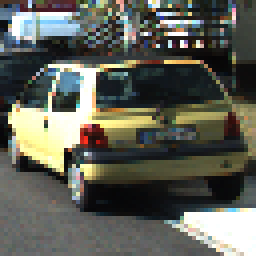
#> input picture test_images/25.png, 64 x 64 px (shown 4 times larger)
$ python gradient_utils.py
#> lines starting #> are read from the running program, lines starting #| are printed output that depends on the picture
"""
This module contains functions that can be used to get Histogram of Oriented Gradient (HOG).
It contains the following functions:
		- get_hog_features 			:get Histogram of Oriented Gradient (HOG) of the features
		- extract_hog_features	:To get a raw features vector of the intensities and histogram

"""
import numpy as np
import cv2
import matplotlib.image as mpimg
import matplotlib.pyplot as plt
from skimage.feature import hog
from color_utils import color_convert

from globals_variables import *

#----------------------------------------------------------------#

"""
# 1- get_hog_features

This function is used to get Histogram of Oriented Gradient (HOG) of the features

"""
# Define a function to return HOG features and visualization
def get_hog_features(img, orient=orient, pix_per_cell=pix_per_cell, cell_per_block=cell_per_block,
                        vis=False, feature_vec=True):
    # Call with two outputs if vis==True
    if vis == True:
        features, hog_image = hog(img, orientations=orient, pixels_per_cell=(pix_per_cell, pix_per_cell),
                                  cells_per_block=(cell_per_block, cell_per_block), transform_sqrt=True,
                                  visualise=vis, feature_vector=feature_vec)
        return features, hog_image
    # Otherwise call with one output
    else:
        features = hog(img, orientations=orient, pixels_per_cell=(pix_per_cell, pix_per_cell),
                       cells_per_block=(cell_per_block, cell_per_block), transform_sqrt=True,
                       visualise=vis, feature_vector=feature_vec)
        return features

#-------------------------------------------------------------------------------------------------#


"""
# 2- extract_hog_features

This function is used to:
	1- convert a list of images to a specific color space
	2- extract the HOG features of each image
	3- return a vector of HOG Features of each image

	input: list of images
	output: list of hog features of every image
"""
# Define a function to extract features from a list of images
def extract_hog_features(imgs, cspace=color_space, orient=orient,
                        pix_per_cell=pix_per_cell, cell_per_block=cell_per_block, hog_channel=hog_channel):
    # Create a list to append feature vectors to
    features = []
    # Iterate through the list of images
    for file in imgs:
        # Read in each one by one
        image = mpimg.imread(file)
        # apply color conversion if other than 'RGB'
        feature_image=color_convert(img=image,color_space=cspace)

        # Call get_hog_features() with vis=False, feature_vec=True
        if hog_channel == 'ALL':
            hog_features = []
            for channel in range(feature_image.shape[2]):
                hog_features.append(get_hog_features(feature_image[:,:,channel],
                                    orient, pix_per_cell, cell_per_block,
                                    vis=False, feature_vec=True))
            hog_features = np.ravel(hog_features)
        else:
            hog_features = get_hog_features(feature_image[:,:,hog_channel], orient,
                        pix_per_cell, cell_per_block, vis=False, feature_vec=True)
        # Append the new feature vector to the features list
        features.append(hog_features)
    # Return list of feature vectors
    return features

#------------------------------------------------------------------------------------------#
if __name__=='__main__':
    import cv2
    colorspace = 'YCrCb' # Can be RGB, HSV, LUV, HLS, YUV, YCrCb
    orient = 9
    pix_per_cell = 16
    cell_per_block = 4
    hog_channel = 0 # Can be 0, 1, 2, or "ALL"
    img_car_rgb=mpimg.imread('./test_images/25.png')
#> img_car_rgb is the input picture: shape (64, 64, 3) float32; mean R, G, B 0.37, 0.376, 0.34
    img_car=cv2.cvtColor(img_car_rgb,cv2.COLOR_RGB2GRAY)
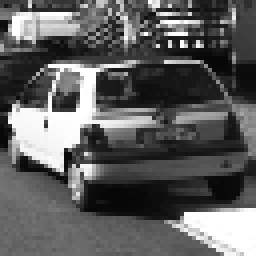
#> img_car: shape (64, 64) float32 (shown 4 times larger); min 0.0212, max 1, mean 0.37
    img_not_car_rgb=mpimg.imread('./test_images/extra40.png')
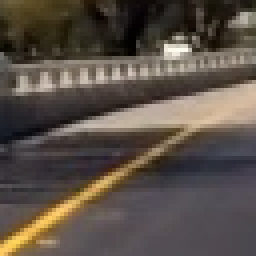
#> input picture test_images/extra40.png, 64 x 64 px (shown 4 times larger)
#> img_not_car_rgb is the input picture: shape (64, 64, 3) float32; mean R, G, B 0.353, 0.313, 0.28
    img_not_car=cv2.cvtColor(img_not_car_rgb,cv2.COLOR_RGB2GRAY)
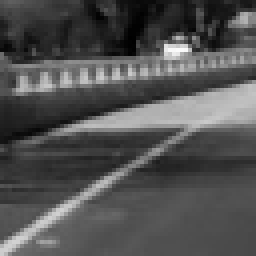
#> img_not_car: shape (64, 64) float32 (shown 4 times larger); min 0.00235, max 0.987, mean 0.321
    print ("GETTING HOG")
    features_car, hog_car=get_hog_features(img=img_car,vis=True)
#> in get_hog_features, `features, hog_image = hog(img, orientations=orient, pixels_per_cell=(p..`: features = 1764 values, max 0.51 at index 1624, min 0 at index 159, mean 0.128
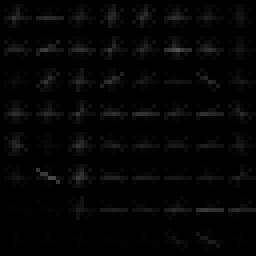
#> hog_car: shape (64, 64) float32 (shown 4 times larger); min 0, max 0.32, mean 0.0179
#> features_car has the same summary as features in get_hog_features
    features_car=np.array(features_car).ravel()
    features_not_car, hog_not_car=get_hog_features(img_not_car,vis=True)
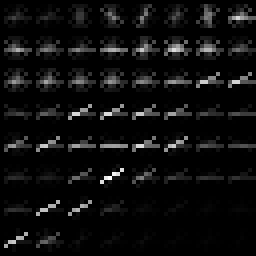
#> hog_not_car: shape (64, 64) float32 (shown 4 times larger); min 0, max 0.184, mean 0.0102; drawn with min black and max white
#> features_not_car = 1764 values, max 0.502 at index 1586, min 0 at index 459, mean 0.118
    features_not_car=np.array(features_not_car).ravel()
    f,((ax1,ax2),(ax3,ax4))=plt.subplots(2,2,figsize=(20,10))
    ax1.imshow(img_car_rgb)
    ax1.set_title("Car")
    ax2.imshow(hog_car,cmap='gray')
    ax2.set_title("HOG of a Car")
    ax3.imshow(img_not_car_rgb)
    ax3.set_title("Car")
    ax4.imshow(hog_not_car,cmap='gray')
    ax4.set_title("HOG of not a Car")
    #plt.imshow(features[0])
    plt.show()


 #    #exit()
